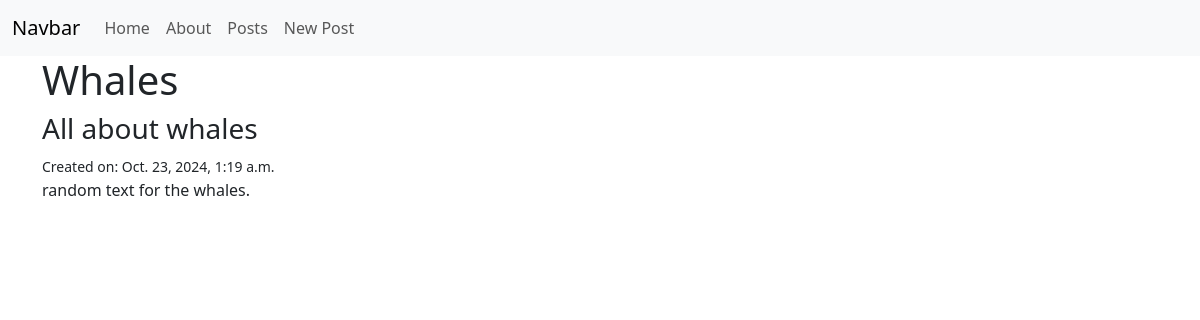
/posts/3/, run on the app's committed database.
### posts/models.py (models this page shows, shortened)
class Post(models.Model):                                   # inheritance
    title = models.CharField(max_length=128)                # composition
    subtitle = models.CharField(max_length=256)             # composition
    body = models.TextField()                               # composition
    created_on = models.DateTimeField(auto_now_add=True)    # composition

### posts/views.py (the view)
# urls.py: path("<int:pk>/", views.PostDetailView.as_view(), name="detail"),
class PostDetailView(DetailView):
    template_name = 'posts/detail.html'
    model = Post

### templates/posts/detail.html (shortened to what this page needs)
{% extends 'base.html' %}
{% block content %}
<h1>{{ post.title}}</h1>
<h3>{{ post.subtitle}}</h3>
<small>Created on: {{ post.created_on}}</small>
<p>{{ post.body}}</p>
{% endblock content %}

### data on the page
Post: title "Whales", subtitle "All about whales", created_on "Oct. 23, 2024, 1:19 a.m.", body "random text for the whales."
